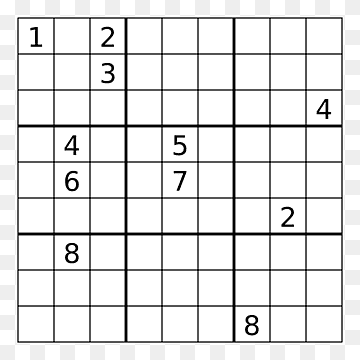
#> input picture CV 1.3/sudoku.png, 360 x 360 px
$ python perspective_transformation.py
#> lines starting #> are read from the running program, lines starting #| are printed output that depends on the picture
import cv2 as cv
import numpy as np
import matplotlib.pyplot as plt

img = cv.imread('sudoku.png')
#> img is the input picture: shape (360, 360, 3); min 1, max 255, mean 230.8
assert img is not None, "file could not be read, check with os.path.exists()"
rows,cols,ch = img.shape
#> rows = 360; cols = 360; ch = 3

pts1 = np.float32([[56,65],[368,52],[28,387],[389,390]])
pts2 = np.float32([[0,0],[300,0],[0,300],[300,300]])

M = cv.getPerspectiveTransform(pts1,pts2)
dst = cv.warpPerspective(img,M,(300,300))
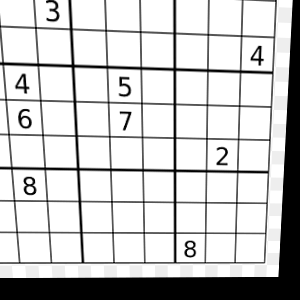
#> dst: shape (300, 300, 3); min 0, max 255, mean 201.9

plt.subplot(121),plt.imshow(img),plt.title('Input')
plt.subplot(122),plt.imshow(dst),plt.title('Output')
plt.show()
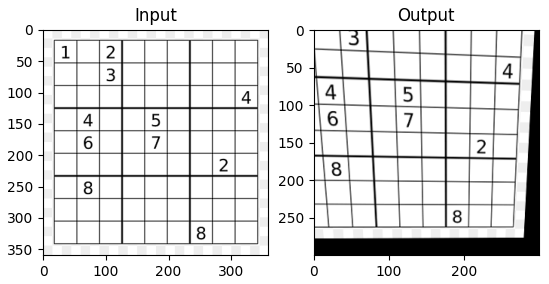
#> figure drawn by matplotlib, 2 panels
